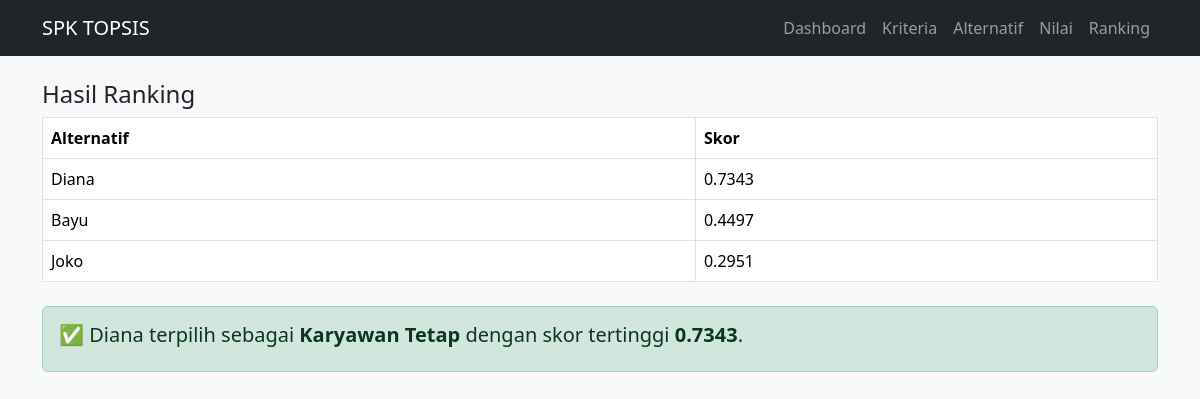
Page /ranking on the committed database.
### tables this page shows
CREATE TABLE alternatif (
            id INTEGER PRIMARY KEY AUTOINCREMENT,
            nama_alternatif TEXT);

### app.py (the view)
@app.route('/ranking')
def ranking():
    conn = get_db()
    alt = conn.execute('SELECT * FROM alternatif').fetchall()
    krit = conn.execute('SELECT * FROM kriteria').fetchall()
    matrix = []
    for a in alt:
        row = []
        for k in krit:
            val = conn.execute('SELECT nilai FROM nilai WHERE id_alternatif=? AND id_kriteria=?',
                               (a['id'], k['id'])).fetchone()
            row.append(val['nilai'] if val else 0)
        matrix.append(row)
    conn.close()
    if not matrix or not matrix[0]:
        return render_template('ranking.html', result=[])
    import numpy as np
    X = np.array(matrix, dtype=float)
    R = np.zeros_like(X)
    for j in range(len(krit)):
        col = X[:, j]
        norm = np.sqrt(np.sum(col**2))
        R[:, j] = col / norm if norm != 0 else 0
    W = np.array([k['bobot'] for k in krit])
    V = R * W
    A_plus = np.zeros(len(krit))
    A_min = np.zeros(len(krit))
    for j, k in enumerate(krit):
        if k['atribut'].lower() == 'benefit':
            A_plus[j] = np.max(V[:, j])
            A_min[j] = np.min(V[:, j])
        else:  # cost
            A_plus[j] = np.min(V[:, j])  # cost ideal lebih rendah
            A_min[j] = np.max(V[:, j])  # cost ideal lebih tinggi
    D_plus = np.sqrt(np.sum((V - A_plus) ** 2, axis=1))
    D_min = np.sqrt(np.sum((V - A_min) ** 2, axis=1))
    scores = D_min / (D_plus + D_min)
    ranking_result = sorted(zip([a['nama_alternatif'] for a in alt], scores), key=lambda x: x[1], reverse=True)
    return render_template('ranking.html', result=ranking_result)

### app.py (called while the page is built)
def get_db():
    conn = sqlite3.connect(DATABASE)
    conn.row_factory = sqlite3.Row
    return conn

### templates/ranking.html
{% extends 'base.html' %}
{% block content %}
<h4>Hasil Ranking</h4>
<table class="table table-bordered">
    <thead>
        <tr>
            <th>Alternatif</th>
            <th>Skor</th>
        </tr>
    </thead>
    <tbody>
        {% for nama, skor in result %}
        <tr>
            <td>{{ nama }}</td>
            <td>{{ '{:.4f}'.format(skor) }}</td>
        </tr>
        {% endfor %}
    </tbody>
</table>
{% if result %}
<div class="alert alert-success mt-4">
    <h5>✅ {{ result[0][0] }} terpilih sebagai <strong>Karyawan Tetap</strong> dengan skor tertinggi <strong>{{ '{:.4f}'.format(result[0][1]) }}</strong>.</h5>
</div>
{% endif %}
{% endblock %}

### rows in the picture
alternatif: nama_alternatif "Diana", skor "0.7343"
alternatif: nama_alternatif "Bayu", skor "0.4497"
alternatif: nama_alternatif "Joko", skor "0.2951"

### other values in the picture
{{ '{:.4f}'.format(result[0][1]) }} "0.7343"
